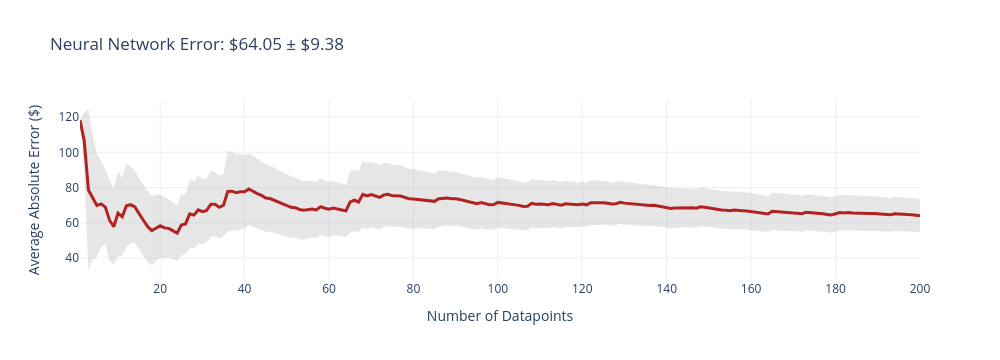
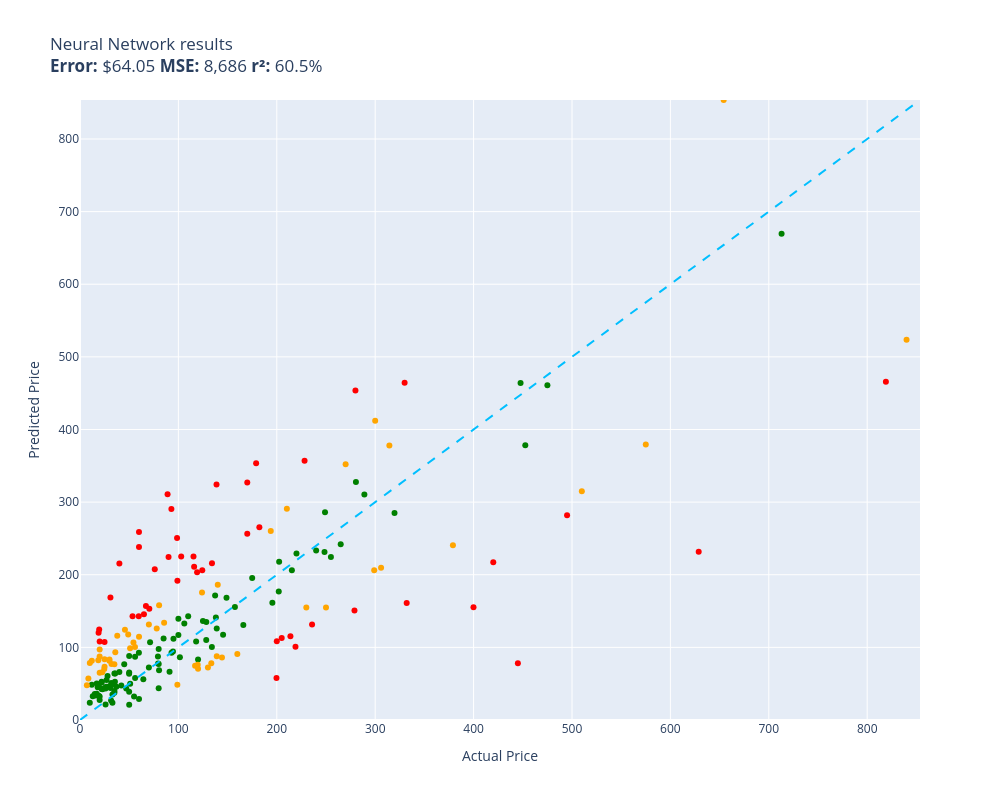

These figures' notebook cell, in order:
### Code cell
evaluate(neural_network, test)

### Figure 1 — Plotly figure (JSON) as saved in the notebook; plotly's stock layout.template omitted (floating-point values rounded to 4 significant figures; data arrays with more than 128 entries replaced by an {"elided": "..."} marker saying what was removed)
{"data": [{"fill": "toself", "fillcolor": "rgba(128,128,128,0.2)", "hoverinfo": "skip", "line": {"color": "rgba(255,255,255,0)"}, "name": "95% CI", "showlegend": false, "type": "scatter", "x": {"elided": "400 int values"}, "y": {"elided": "400 float values"}}, {"customdata": {"elided": "200x1 float values"}, "hovertemplate": "n=%{x}<br>Avg Error=$%{y:,.2f}<br>±95% CI=$%{customdata[0]:,.2f}<extra></extra>", "line": {"color": "firebrick", "width": 3}, "mode": "lines", "name": "Cumulative Avg Error", "type": "scatter", "x": {"elided": "200 int values"}, "y": {"elided": "200 float values"}}], "layout": {"height": 360, "showlegend": false, "title": {"text": "Neural Network Error: $64.05 ± $9.38"}, "width": 1000, "xaxis": {"title": {"text": "Number of Datapoints"}}, "yaxis": {"title": {"text": "Average Absolute Error ($)"}}}}

### Figure 2 — Plotly figure (JSON) as saved in the notebook; plotly's stock layout.template omitted (floating-point values rounded to 4 significant figures)
{"data": [{"customdata": [["Old Blood Noise Excess V2 Distortion Cho...\nGuess=$100.85 Actual=$219.00"], ["telpo Headlight Assembly Fit For 15 Camr...\nGuess=$210.92 Actual=$115.99"], ["Pump Head TBVECHI 175PSI 4KW 5.5HP 21CFM...\nGuess=$464.39 Actual=$329.90"], ["PEMP E65 E66 CDC Simulate Optical Fiber ...\nGuess=$203.49 Actual=$119.00"], ["Bam Trekking 3027SB Single Black Clarine...\nGuess=$161.04 Actual=$332.00"], ["Mini PC, Kinupute Desktop Computer E3-12...\nGuess=$281.94 Actual=$495.00"], ["Aolemi Oil Rubbed Bronze Single Function...\nGuess=$250.68 Actual=$98.65"], ["10GBase-LR SFP+ Transceiver, Handar 10GB...\nGuess=$108.11 Actual=$19.99"], ["Deco Mount Pro Tripod Microphone Stand w...\nGuess=$238.28 Actual=$59.95"], ["Scranton & Co 3 Drawer Mobile File Cabin...\nGuess=$225.29 Actual=$115.35"], ["Canon EOS Rebel T7 Digital SLR Camera wi...\nGuess=$465.74 Actual=$819.00"], ["Evergreen HSHB2005 Cylinder Head Gasket ...\nGuess=$142.86 Actual=$59.69"], ["Travelpro Platinum Elite Slim Business L...\nGuess=$115.35 Actual=$213.83"], ["JRready ST6313 DT Deutsch Connector Kit,...\nGuess=$57.89 Actual=$199.68"], ["Projector, CRAZVIEW Projector with WiFi ...\nGuess=$142.73 Actual=$53.40"], ["Diversitech WG840585 Motor, (Ddb) 1/3Hp,...\nGuess=$215.97 Actual=$134.12"], ["MC: Pindicator (Dual Intensity Amber)\nGuess=$215.38 Actual=$40.00"], ["Sumerain S1339CM Double Handle Widesprea...\nGuess=$131.34 Actual=$235.86"], ["Poison Spyder 10-08-020 Rocker Knocker\nGuess=$231.70 Actual=$628.76"], ["DIMARZIO 204284 DP 163FBK Blues Bucker G...\nGuess=$224.26 Actual=$89.99"], ["Lighted Triangle Mirror Cabinet Bathroom...\nGuess=$78.30 Actual=$445.00"], ["BESTILL Wall Mounted Shower Faucet Set, ...\nGuess=$207.68 Actual=$76.00"], ["Trail Gear Twin Stick Kit for Top Shift ...\nGuess=$453.60 Actual=$279.92"], ["Engine Thermostat, Replace 19301-PAA-306...\nGuess=$120.26 Actual=$18.89"], ["Dell Optiplex 390 Desktop Computer i3 3....\nGuess=$206.26 Actual=$124.27"], ["LEGO Marvel Avengers War Machine Buster ...\nGuess=$258.88 Actual=$59.95"], ["ANZO USA 111207 GMC SIERRA 99-06 / YUKON...\nGuess=$265.33 Actual=$182.28"], ["Pioneer 2AM401-BN Two Handle Kitchen Fau...\nGuess=$357.06 Actual=$228.22"], ["Royal Designs, Inc. Decorative Abundant ...\nGuess=$107.57 Actual=$24.95"], ["Canon Sure Shot 90u 35mm Date Camera\nGuess=$155.35 Actual=$399.89"], ["Wilkinson LOW GAUSS Vintage Tone Strat S...\nGuess=$168.72 Actual=$30.93"], ["Ibanez M510OVS Acoustic Mandolin in Vint...\nGuess=$327.09 Actual=$169.99"], ["GENUINE VOLVO THERMOSTAT (3.0, 3.2) S60 ...\nGuess=$225.00 Actual=$102.85"], ["CradlePoint Compact Broadband Router (CB...\nGuess=$310.74 Actual=$89.00"], ["Pyle Wireless Rear View Backup Camera - ...\nGuess=$153.04 Actual=$70.45"], ["Universal Power Group 12V 100Ah Sealed L...\nGuess=$108.55 Actual=$199.99"], ["Auertech Portable Washing Machine, 14lbs...\nGuess=$191.84 Actual=$98.99"], ["18 Inch White Undermount Kitchen Sink - ...\nGuess=$353.35 Actual=$179.00"], ["UPR Mach 1 Chin Spoiler Fits 94-98 Musta...\nGuess=$145.58 Actual=$64.99"], ["SP Air Corporation SP-8102BU 1/4-Inch He...\nGuess=$112.77 Actual=$204.99"], ["Lorell Bell Chair Glide, 2.5\", Black\nGuess=$124.75 Actual=$19.50"], ["VIPMOTOZ Sequential Turn Signal Premium ...\nGuess=$150.91 Actual=$278.94"], ["Pacific Drums PDCM1618TTRB 16 x 18 Inche...\nGuess=$217.11 Actual=$419.99"], ["Blanco 230966 Valea Stainless Steel Sink...\nGuess=$290.58 Actual=$92.88"], ["KZ ZS10 Pro in Ear Monitor Headphone KZ ...\nGuess=$156.96 Actual=$66.99"], ["Garmin 010-12402-10 GT15M-TM Transom-Mou...\nGuess=$324.21 Actual=$138.74"], ["Xiaomi Redmi 10 2022 NFC 4G LTE (128GB +...\nGuess=$256.50 Actual=$169.99"]], "hovertemplate": "%{customdata[0]}<extra></extra>", "legendgroup": "red", "marker": {"color": "red", "size": 6, "symbol": "circle"}, "mode": "markers", "name": "red", "orientation": "v", "showlegend": true, "type": "scatter", "x": [219.0, 116.0, 329.9, 119.0, 332.0, 495.0, 98.65, 19.99, 59.95, 115.3, 819.0, 59.69, 213.8, 199.7, 53.4, 134.1, 40.0, 235.9, 628.8, 89.99, 445.0, 76.0, 279.9, 18.89, 124.3, 59.95, 182.3, 228.2, 24.95, 399.9, 30.93, 170.0, 102.8, 89.0, 70.45, 200.0, 98.99, 179.0, 64.99, 205.0, 19.5, 278.9, 420.0, 92.88, 66.99, 138.7, 170.0], "xaxis": "x", "y": [100.9, 210.9, 464.4, 203.5, 161.0, 281.9, 250.7, 108.1, 238.3, 225.3, 465.7, 142.9, 115.4, 57.89, 142.7, 216.0, 215.4, 131.3, 231.7, 224.3, 78.3, 207.7, 453.6, 120.3, 206.3, 258.9, 265.3, 357.1, 107.6, 155.4, 168.7, 327.1, 225.0, 310.7, 153.0, 108.5, 191.8, 353.3, 145.6, 112.8, 124.8, 150.9, 217.1, 290.6, 157.0, 324.2, 256.5], "yaxis": "y"}, {"customdata": [["NewPower99 Battery Kit for Samsung Galax...\nGuess=$32.20 Actual=$54.95"], ["ACDelco GM Original Equipment FW339 Fron...\nGuess=$206.02 Actual=$215.33"], ["8544771 Dryer Heating Element, 279816 Th...\nGuess=$64.06 Actual=$35.74"], ["Bam France 2002XL Contoured Hightech Bla...\nGuess=$669.56 Actual=$713.00"], ["Panasonic KX-TG6511B DECT 6.0 PLUS Expan...\nGuess=$87.60 Actual=$79.20"], ["LOVE MEI Galaxy S10 Lite Case, Military ...\nGuess=$23.76 Actual=$32.98"], ["GJY Portable TV,10.6 inch Mini TV for AT...\nGuess=$77.93 Actual=$79.36"], ["LD Products Compatible Toner Cartridge R...\nGuess=$65.56 Actual=$49.98"], ["Intermatic PX300 12V 300W Transformer wi...\nGuess=$100.50 Actual=$134.00"], ["HK SYSTEMS 13\" Heavy Duty Black \"Push\" O...\nGuess=$112.34 Actual=$84.95"], ["SKB iSeries 3i-13096-6KP Case for BlackM...\nGuess=$195.49 Actual=$174.99"], ["DEWALT 20V MAX* XR Impact Driver with Bl...\nGuess=$378.18 Actual=$452.53"], ["Clementoni 39132.5 Jigsaw Puzzle 1,000 P...\nGuess=$43.69 Actual=$79.95"], ["KOMPUTERBAY 4GB 2X 2GB DDR2 1066MHz PC2-...\nGuess=$68.50 Actual=$80.34"], ["15\" Locking Shower Head Extension Arm in...\nGuess=$97.69 Actual=$79.95"], ["Mylites+ Standard Comic Book Mylar Sleev...\nGuess=$64.00 Actual=$34.99"], ["Tidal Front + Rear Fender Flares 4PC Poc...\nGuess=$224.33 Actual=$254.99"], ["Dakota Alert MURS Alert Probe Sensor - M...\nGuess=$229.11 Actual=$219.99"], ["152MM Hole Saws M42 Bi-Metal High Speed ...\nGuess=$44.92 Actual=$17.99"], ["Baseball Backpacks Large 18 Inch Bookbag...\nGuess=$50.89 Actual=$31.77"], ["Wenger City Upgrade Laptop Backpack with...\nGuess=$117.23 Actual=$145.42"], ["AUTOFREE LED Tail Lights Assembly Compat...\nGuess=$177.09 Actual=$201.99"], ["Adams Check Payment and Deposit Register...\nGuess=$52.74 Actual=$35.49"], ["KOHLER 18865-CP Filtered Water Faucet, P...\nGuess=$460.83 Actual=$475.00"], ["Evan-Fischer Front Bumper Cover Compatib...\nGuess=$218.06 Actual=$202.38"], ["Laisomeke Waterproof Junction Box, Unive...\nGuess=$48.54 Actual=$11.99"], ["Festool 492370 Platin 2 S1000 Grit 6-Inc...\nGuess=$66.31 Actual=$91.00"], ["Western Digital Enterprise RE4-GP 2TB SA...\nGuess=$142.82 Actual=$109.95"], ["VLAND LED Smoked Taillights Compatible F...\nGuess=$233.37 Actual=$239.99"], ["PM Auto Front Right Quick Complete Strut...\nGuess=$136.38 Actual=$124.94"], ["Tablet PC Cover Compatible with Lenovo T...\nGuess=$26.83 Actual=$31.61"], ["Miyaya@ Funny Animal Masks Collection fo...\nGuess=$50.42 Actual=$16.99"], ["Ultra Duster Canned Air Net 10 Oz 6-Pack\nGuess=$63.60 Actual=$49.90"], ["IQShield Screen Protector Compatible wit...\nGuess=$23.65 Actual=$9.95"], ["Liberty Imports 12 Pack: US Military Toy...\nGuess=$36.10 Actual=$16.98"], ["Intrepid International Dressage Letters-...\nGuess=$55.13 Actual=$26.99"], ["EMART Photography C Stand with Boom Arm,...\nGuess=$83.21 Actual=$119.99"], ["KUNN Small Electrician Tool Pouch Utilit...\nGuess=$51.74 Actual=$21.99"], ["Trim Kit for 2-handle Shower & Tub Valve...\nGuess=$111.88 Actual=$94.99"], ["iPhone 12/12 Pro Nicaragua Guardabarranc...\nGuess=$27.41 Actual=$19.97"], ["Replacement Remote Control for PANASONIC...\nGuess=$37.40 Actual=$34.95"], ["LSSAGOON Backpack for Women Teen Kids Gi...\nGuess=$49.73 Actual=$33.99"], ["Grey Pneumatic 1311SD Impact Socket Set\nGuess=$155.75 Actual=$157.43"], ["4LT LUMINETTE Vanity Opal GLS BSN\nGuess=$139.48 Actual=$99.99"], ["GE RPWF SmartWater Comparable Refrigerat...\nGuess=$45.67 Actual=$36.99"], ["MGP Caliper Covers 39011SACURD Red Powde...\nGuess=$286.17 Actual=$249.00"], ["LSI Broadcom SAS 9300-8i 8-port 12Gb/s S...\nGuess=$108.07 Actual=$118.00"], ["NewFantasia Replacement Audio Cable with...\nGuess=$44.21 Actual=$31.00"], ["MONOCARBON Forged Carbon Fiber Case for ...\nGuess=$29.02 Actual=$59.99"], ["DuraGo 29515020 Front Hub Assembly\nGuess=$134.87 Actual=$128.34"], ["MXR Carbon Copy Deluxe Analog Delay Guit...\nGuess=$161.59 Actual=$195.50"], ["Linkloos Solar Street Lights Outdoor Wat...\nGuess=$87.16 Actual=$55.99"], ["USB Charger, CIVIE High Speed 60W Multip...\nGuess=$33.83 Actual=$15.99"], ["Cardone 84-58642 New HEI Electronic Dist...\nGuess=$130.79 Actual=$165.99"], ["Hp Pavilion P7-1257c Motherboard Aahd3-h...\nGuess=$92.71 Actual=$59.86"], ["Kastar Battery Pack Replacement for Sony...\nGuess=$32.36 Actual=$19.99"], ["New Replacement seat cover fits Yamaha M...\nGuess=$126.06 Actual=$138.95"], ["Amana Tool - SC587 Carbide Tipped 3-Wing...\nGuess=$106.97 Actual=$71.23"], ["Evan Fischer Radiator Cooling Fan Assemb...\nGuess=$171.25 Actual=$137.34"], ["AZX Stylus Pencil for Apple iPad Pro 202...\nGuess=$46.39 Actual=$29.99"], ["Raspberry Pi 3 Model B+ Aluminum Case Me...\nGuess=$35.75 Actual=$14.99"], ["Skullcandy Hesh Evo Bluetooth Headphones...\nGuess=$72.28 Actual=$69.99"], ["ROHL WSGUM3018WH Wire Sink Grids, White\nGuess=$110.32 Actual=$128.28"], ["ASUS VY279HE-W 27” 1080P Monitor - White...\nGuess=$141.09 Actual=$138.10"], ["LCD Screen for Dell Inspiron 17R 17.3\" H...\nGuess=$56.13 Actual=$64.37"], ["200 ' feet True 14 Gauge AWG CCA Speaker...\nGuess=$76.63 Actual=$44.95"], ["APS iBoard (304 Stainless Steel Polished...\nGuess=$241.94 Actual=$264.95"], ["200 Couples Conversation Cards - Enjoy B...\nGuess=$35.23 Actual=$32.97"], ["The Puppet Company - Carpet-Unicorn, Whi...\nGuess=$33.23 Actual=$19.00"], ["KUNFINE Android Radio CarPlay & Android ...\nGuess=$132.78 Actual=$106.00"], ["KYX Racing Hardened Steel Center Drive S...\nGuess=$43.50 Actual=$46.99"], ["Baumgartens Sicurix Blank PVC ID Cards (...\nGuess=$47.44 Actual=$19.11"], ["OEM Samsung Remote Control Shipped with ...\nGuess=$57.78 Actual=$56.00"], ["Venom Power Terra Hunter R/T+ R/T All-Te...\nGuess=$284.95 Actual=$319.65"], ["Custom Engagement Logo Desk Embosser Sea...\nGuess=$38.86 Actual=$49.95"], ["Audio Techinca ATW-T1002 System 10 Handh...\nGuess=$310.57 Actual=$289.00"], ["520 Pieces Christmas Envelope Seal Stick...\nGuess=$21.41 Actual=$25.99"], ["LD Compatible Ink Cartridge Replacement ...\nGuess=$47.63 Actual=$41.99"], ["BestPricedDecals Wine A BIT, You'll Feel...\nGuess=$32.60 Actual=$12.98"], ["VATOS 4 Packs Bubble Machine Gun for Kid...\nGuess=$42.33 Actual=$22.88"], ["Steering Wheel, Carbon Fiber Automotive ...\nGuess=$463.91 Actual=$447.74"], ["BXYJY for Samsung Galaxy Z Fold 3 Case w...\nGuess=$21.03 Actual=$49.99"], ["VONADO Space Wars Colonial Viper MK1 Bui...\nGuess=$65.95 Actual=$39.99"], ["sabermaster TCG Playmat yugioh playmat T...\nGuess=$42.60 Actual=$21.99"], ["DuraGo BR5330 Front Vented Disc Brake Ro...\nGuess=$86.30 Actual=$101.51"], ["Vinyl Soft Top Roll-up Adjustable Truck ...\nGuess=$168.24 Actual=$148.88"], ["Glovion Music Stand Light, Clip On Piano...\nGuess=$60.53 Actual=$27.99"], ["Samsung DA97-07603B Freezer Ice Maker As...\nGuess=$92.65 Actual=$93.02"], ["Intex River Run Connect Lounge (Four)\nGuess=$94.18 Actual=$94.49"], ["Think Gizmos Build Your Own Robot Toys f...\nGuess=$44.21 Actual=$24.95"], ["PowerSport Front Rear Brakes and Rotors ...\nGuess=$231.22 Actual=$248.51"], ["Viola Bow 4/4 Full Size Carbon Fiber (Bl...\nGuess=$88.08 Actual=$49.99"], ["VTech Strum and Jam Kidi Musical Guitar ...\nGuess=$52.57 Actual=$21.99"], ["W11130208 W10695459 Refrigerator LED Mod...\nGuess=$45.89 Actual=$26.59"], ["STICKGOO Peel and Stick Backsplash for K...\nGuess=$39.80 Actual=$34.99"], ["Fitness Center Gym Room Weight Train Dua...\nGuess=$116.91 Actual=$99.99"], ["MonMount Triple Monitor Stand Freestandi...\nGuess=$77.06 Actual=$79.99"], ["For Volvo C70 S70 V70 V40 S40 AC Compres...\nGuess=$327.71 Actual=$280.41"], ["Refresh NSF-53 Premium Replacement Refri...\nGuess=$49.77 Actual=$50.99"], ["NICKSTON Red Sparkling Glitter Slim Band...\nGuess=$43.50 Actual=$25.99"]], "hovertemplate": "%{customdata[0]}<extra></extra>", "legendgroup": "green", "marker": {"color": "green", "size": 6, "symbol": "circle"}, "mode": "markers", "name": "green", "orientation": "v", "showlegend": true, "type": "scatter", "x": [54.95, 215.3, 35.74, 713.0, 79.2, 32.98, 79.36, 49.98, 134.0, 84.95, 175.0, 452.5, 79.95, 80.34, 79.95, 34.99, 255.0, 220.0, 17.99, 31.77, 145.4, 202.0, 35.49, 475.0, 202.4, 11.99, 91.0, 110.0, 240.0, 124.9, 31.61, 16.99, 49.9, 9.95, 16.98, 26.99, 120.0, 21.99, 94.99, 19.97, 34.95, 33.99, 157.4, 99.99, 36.99, 249.0, 118.0, 31.0, 59.99, 128.3, 195.5, 55.99, 15.99, 166.0, 59.86, 19.99, 138.9, 71.23, 137.3, 29.99, 14.99, 69.99, 128.3, 138.1, 64.37, 44.95, 264.9, 32.97, 19.0, 106.0, 46.99, 19.11, 56.0, 319.6, 49.95, 289.0, 25.99, 41.99, 12.98, 22.88, 447.7, 49.99, 39.99, 21.99, 101.5, 148.9, 27.99, 93.02, 94.49, 24.95, 248.5, 49.99, 21.99, 26.59, 34.99, 99.99, 79.99, 280.4, 50.99, 25.99], "xaxis": "x", "y": [32.2, 206.0, 64.06, 669.6, 87.6, 23.76, 77.93, 65.56, 100.5, 112.3, 195.5, 378.2, 43.69, 68.5, 97.69, 64.0, 224.3, 229.1, 44.92, 50.89, 117.2, 177.1, 52.74, 460.8, 218.1, 48.54, 66.31, 142.8, 233.4, 136.4, 26.83, 50.42, 63.6, 23.65, 36.1, 55.13, 83.21, 51.74, 111.9, 27.41, 37.4, 49.73, 155.7, 139.5, 45.67, 286.2, 108.1, 44.21, 29.02, 134.9, 161.6, 87.16, 33.83, 130.8, 92.71, 32.36, 126.1, 107.0, 171.3, 46.39, 35.75, 72.28, 110.3, 141.1, 56.13, 76.63, 241.9, 35.23, 33.23, 132.8, 43.5, 47.44, 57.78, 285.0, 38.86, 310.6, 21.41, 47.63, 32.6, 42.33, 463.9, 21.03, 65.95, 42.6, 86.3, 168.2, 60.53, 92.65, 94.18, 44.21, 231.2, 88.08, 52.57, 45.89, 39.8, 116.9, 77.06, 327.7, 49.77, 43.5], "yaxis": "y"}, {"customdata": [["EXMAX NG-10X Fresnel Lens Focusing Adapt...\nGuess=$131.53 Actual=$69.98"], ["Stand for Raven Pro Document Scanner - P...\nGuess=$81.71 Actual=$29.85"], ["RBC12-UPC Replacement Battery Cartridge ...\nGuess=$154.92 Actual=$229.99"], ["SuppliesOutlet Compatible Toner Cartridg...\nGuess=$86.21 Actual=$144.29"], ["Metabo HPT 36V MultiVolt™ Cordless Rotar...\nGuess=$240.57 Actual=$379.00"], ["46mm Digital Pro High-Resolution Close-U...\nGuess=$97.05 Actual=$19.99"], ["Innovative Percussion CB-6 Chamois Bass ...\nGuess=$106.84 Actual=$54.32"], ["APS iBoard 6-inch Aluminum (Black Powder...\nGuess=$290.81 Actual=$210.23"], ["CORSAIR Dominator Platinum RGB 32GB (2x1...\nGuess=$175.44 Actual=$124.00"], ["June Garden 12\" Sweet Dolly Charlotte - ...\nGuess=$64.94 Actual=$19.99"], ["GanFindX Portable Car Hand Controls for ...\nGuess=$90.91 Actual=$159.90"], ["Task T24287 Roman Ogee Router Bit with 1...\nGuess=$100.59 Actual=$55.88"], ["Southwire 120V/15A Right Angle User Atta...\nGuess=$115.85 Actual=$37.87"], ["DALDED LED Light Kit for Lego Sonic Gree...\nGuess=$83.73 Actual=$24.99"], ["3D Tree Hole Branches 075 Stair Risers D...\nGuess=$72.26 Actual=$129.99"], ["Fjallraven, Kanken Laptop 15\" Backpack f...\nGuess=$76.24 Actual=$119.65"], ["Retevis RT68 Soft Earhook Walkie Talkie ...\nGuess=$47.95 Actual=$6.99"], ["Webcem Solar Shed Light Outdoor Indoor, ...\nGuess=$125.82 Actual=$77.96"], ["Beck/Arnley 0421945 Air Filter\nGuess=$93.44 Actual=$35.87"], ["Neporal Full Spectrum Light Bulb, 6000K ...\nGuess=$82.19 Actual=$18.59"], ["Pidoko Kids Train Table, Grey with 90 Pc...\nGuess=$70.59 Actual=$119.97"], ["Satco S9596, 4 Count (Pack of 1), 4.18\nGuess=$81.58 Actual=$12.00"], ["Ceramic Talavera Mexican Tile 4x4\", 9 Pi...\nGuess=$83.38 Actual=$29.95"], ["Marvel Legends Series X-Men 6-Inch Archa...\nGuess=$48.44 Actual=$98.95"], ["Kingston Brass KS269SN Kingston Clawfoot...\nGuess=$209.77 Actual=$305.99"], ["KOHLER K-1185540-CP Assembly-Slider\nGuess=$124.28 Actual=$45.67"], ["KS K-STORM Replacement Silicone Mushroom...\nGuess=$57.20 Actual=$8.50"], ["Aeromotive 13304 Regulator, X1 Adjustabl...\nGuess=$352.04 Actual=$269.95"], ["Walker Exhaust Ultra EPA 16478 Direct Fi...\nGuess=$379.19 Actual=$574.99"], ["4pc Wheel Spacers Adapters 4\" (2inch Per...\nGuess=$74.81 Actual=$116.95"], ["Urth 62mm UV, Circular Polarizing (CPL),...\nGuess=$87.81 Actual=$139.00"], ["Mikrotik RB3011UIAS-RM RouterBOARD 10xGi...\nGuess=$206.36 Actual=$299.00"], ["AC Compressor & A/C Kit For BMW 335i 335...\nGuess=$378.08 Actual=$314.41"], ["Berta (6 Pieces) 1-1/4 inch Overlay, 90 ...\nGuess=$70.36 Actual=$24.66"], ["Chalkboard Name Badges with Magnetic Bac...\nGuess=$87.45 Actual=$19.95"], ["ECCPP Power Steering Pump for 2009-2010 ...\nGuess=$133.81 Actual=$85.48"], ["Music Hall pa15.3 MM/MC Phono Preamplifi...\nGuess=$154.76 Actual=$250.00"], ["Diversitech UC2436-3 Ultralite Condenser...\nGuess=$157.95 Actual=$80.39"], ["4 Inches Rolled Muffler Tip Catback Exha...\nGuess=$260.22 Actual=$193.88"], ["CTLAMP XL-2100 Professional Quality XL-2...\nGuess=$77.05 Actual=$32.00"], ["Competition Clutch Disc and Pressure Pla...\nGuess=$315.09 Actual=$510.00"], ["StonKraft Brass Chess Board Game Set wit...\nGuess=$186.34 Actual=$140.00"], ["A-Premium Front Suspension Steering Knuc...\nGuess=$117.80 Actual=$48.99"], ["Dell XPS 13 9343-2727SLV 13.3\" Full HD S...\nGuess=$523.73 Actual=$839.99"], ["Replacement Remote Control fit for Sony ...\nGuess=$78.50 Actual=$9.99"], ["Disney Princess Sparkling Princess Sleep...\nGuess=$73.25 Actual=$24.95"], ["Star Wars Die-Cast Metal TITANIUM Series...\nGuess=$65.62 Actual=$22.70"], ["Empava 24\" Single Wall Ovens 10 Cooking ...\nGuess=$853.66 Actual=$654.14"], ["HP Laserjet 2100 Laser Printer W/Test Pr...\nGuess=$411.86 Actual=$299.98"], ["Targus CityGear Durable Backpack, Black,...\nGuess=$78.01 Actual=$133.43"], ["Fender Hendrix Voodoo Child Coiled Instr...\nGuess=$114.55 Actual=$59.99"], ["Jada Toys Ryan's World Combo Panda Airli...\nGuess=$76.90 Actual=$34.94"], ["Pyle 2x120 Watt Home Audio Speaker Power...\nGuess=$98.87 Actual=$50.92"]], "hovertemplate": "%{customdata[0]}<extra></extra>", "legendgroup": "orange", "marker": {"color": "orange", "size": 6, "symbol": "circle"}, "mode": "markers", "name": "orange", "orientation": "v", "showlegend": true, "type": "scatter", "x": [69.98, 29.85, 230.0, 144.3, 379.0, 19.99, 54.32, 210.2, 124.0, 19.99, 159.9, 55.88, 37.87, 24.99, 130.0, 119.7, 6.99, 77.96, 35.87, 18.59, 120.0, 12.0, 29.95, 98.95, 306.0, 45.67, 8.5, 269.9, 575.0, 117.0, 139.0, 299.0, 314.4, 24.66, 19.95, 85.48, 250.0, 80.39, 193.9, 32.0, 510.0, 140.0, 48.99, 840.0, 9.99, 24.95, 22.7, 654.1, 300.0, 133.4, 59.99, 34.94, 50.92], "xaxis": "x", "y": [131.5, 81.71, 154.9, 86.21, 240.6, 97.05, 106.8, 290.8, 175.4, 64.94, 90.91, 100.6, 115.9, 83.73, 72.26, 76.24, 47.95, 125.8, 93.44, 82.19, 70.59, 81.58, 83.38, 48.44, 209.8, 124.3, 57.2, 352.0, 379.2, 74.81, 87.81, 206.4, 378.1, 70.36, 87.45, 133.8, 154.8, 158.0, 260.2, 77.05, 315.1, 186.3, 117.8, 523.7, 78.5, 73.25, 65.62, 853.7, 411.9, 78.01, 114.5, 76.9, 98.87], "yaxis": "y"}, {"hoverinfo": "skip", "line": {"color": "deepskyblue", "dash": "dash", "width": 2}, "mode": "lines", "name": "y = x", "showlegend": false, "type": "scatter", "x": [0, 853.7], "y": [0, 853.7]}], "layout": {"height": 800, "legend": {"title": {"text": "color"}, "tracegroupgap": 0}, "showlegend": false, "title": {"text": "Neural Network results<br><b>Error:</b> $64.05 <b>MSE:</b> 8,686 <b>r²:</b> 60.5%"}, "width": 1000, "xaxis": {"anchor": "y", "domain": [0, 1], "range": [0, 853.7], "title": {"text": "Actual Price"}}, "yaxis": {"anchor": "x", "domain": [0, 1], "range": [0, 853.7], "title": {"text": "Predicted Price"}}}}
